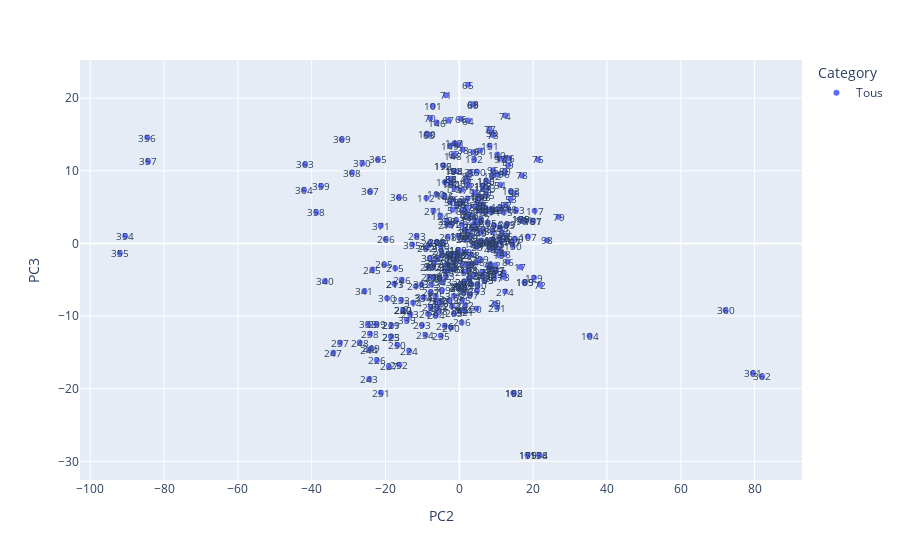

Notebook source saved alongside this figure:
### Code cell
plot_pca_score(score,labels=labels,x=1,y=2)

### Figure 1 — Plotly figure (JSON) as saved in the notebook; plotly's stock layout.template omitted (floating-point values rounded to 4 significant figures; data arrays with more than 128 entries replaced by an {"elided": "..."} marker saying what was removed)
{"data": [{"hovertemplate": "Category=Tous<br>PC2=%{x}<br>PC3=%{y}<extra></extra>", "legendgroup": "Tous", "marker": {"color": "#636efa", "symbol": "circle"}, "mode": "markers", "name": "Tous", "orientation": "v", "showlegend": true, "type": "scatter", "x": {"elided": "372 float values"}, "xaxis": "x", "y": {"elided": "372 float values"}, "yaxis": "y"}], "layout": {"annotations": [{"font": {"size": 10}, "showarrow": false, "text": "0", "x": 8.35, "y": -0.4052}, {"font": {"size": 10}, "showarrow": false, "text": "1", "x": 4.423, "y": 2.456}, {"font": {"size": 10}, "showarrow": false, "text": "2", "x": 6.164, "y": -3.993}, {"font": {"size": 10}, "showarrow": false, "text": "3", "x": 7.757, "y": -3.057}, {"font": {"size": 10}, "showarrow": false, "text": "4", "x": 8.228, "y": -2.871}, {"font": {"size": 10}, "showarrow": false, "text": "5", "x": 12.02, "y": -4.002}, {"font": {"size": 10}, "showarrow": false, "text": "6", "x": 2.665, "y": -4.707}, {"font": {"size": 10}, "showarrow": false, "text": "7", "x": 2.778, "y": -4.896}, {"font": {"size": 10}, "showarrow": false, "text": "8", "x": 6.52, "y": 4.392}, {"font": {"size": 10}, "showarrow": false, "text": "9", "x": 8.588, "y": 0.4668}, {"font": {"size": 10}, "showarrow": false, "text": "10", "x": 1.849, "y": -1.173}, {"font": {"size": 10}, "showarrow": false, "text": "11", "x": 4.119, "y": 1.971}, {"font": {"size": 10}, "showarrow": false, "text": "12", "x": 9.718, "y": -3.004}, {"font": {"size": 10}, "showarrow": false, "text": "13", "x": 12.13, "y": -4.626}, {"font": {"size": 10}, "showarrow": false, "text": "14", "x": 10.53, "y": -0.6569}, {"font": {"size": 10}, "showarrow": false, "text": "15", "x": 9.732, "y": -0.7733}, {"font": {"size": 10}, "showarrow": false, "text": "16", "x": 5.067, "y": 3.037}, {"font": {"size": 10}, "showarrow": false, "text": "17", "x": 16.53, "y": -3.25}, {"font": {"size": 10}, "showarrow": false, "text": "18", "x": 12.25, "y": -1.435}, {"font": {"size": 10}, "showarrow": false, "text": "19", "x": 10.86, "y": -1.651}, {"font": {"size": 10}, "showarrow": false, "text": "20", "x": 4.643, "y": -8.994}, {"font": {"size": 10}, "showarrow": false, "text": "21", "x": 1.143, "y": -6.546}, {"font": {"size": 10}, "showarrow": false, "text": "22", "x": 1.262, "y": 0.7304}, {"font": {"size": 10}, "showarrow": false, "text": "23", "x": 4.664, "y": -0.4777}, {"font": {"size": 10}, "showarrow": false, "text": "24", "x": 8.096, "y": -3.486}, {"font": {"size": 10}, "showarrow": false, "text": "25", "x": 8.915, "y": -3.609}, {"font": {"size": 10}, "showarrow": false, "text": "26", "x": 0.7284, "y": 2.62}, {"font": {"size": 10}, "showarrow": false, "text": "27", "x": 5.604, "y": -0.201}, {"font": {"size": 10}, "showarrow": false, "text": "28", "x": 3.251, "y": -3.018}, {"font": {"size": 10}, "showarrow": false, "text": "29", "x": 9.684, "y": -8.262}, {"font": {"size": 10}, "showarrow": false, "text": "30", "x": 5.935, "y": 1.64}, {"font": {"size": 10}, "showarrow": false, "text": "31", "x": 3.49, "y": 3.589}, {"font": {"size": 10}, "showarrow": false, "text": "32", "x": 2.759, "y": 7.976}, {"font": {"size": 10}, "showarrow": false, "text": "33", "x": 8.024, "y": 4.451}, {"font": {"size": 10}, "showarrow": false, "text": "34", "x": 5.048, "y": 5.867}, {"font": {"size": 10}, "showarrow": false, "text": "35", "x": 6.471, "y": 5.355}, {"font": {"size": 10}, "showarrow": false, "text": "36", "x": 0.2858, "y": 5.427}, {"font": {"size": 10}, "showarrow": false, "text": "37", "x": 1.969, "y": 4.868}, {"font": {"size": 10}, "showarrow": false, "text": "38", "x": 0.9521, "y": 12.93}, {"font": {"size": 10}, "showarrow": false, "text": "39", "x": 2.935, "y": 9.849}, {"font": {"size": 10}, "showarrow": false, "text": "40", "x": 5.696, "y": 5.028}, {"font": {"size": 10}, "showarrow": false, "text": "41", "x": 5.246, "y": 4.55}, {"font": {"size": 10}, "showarrow": false, "text": "42", "x": -4.355, "y": 0.08322}, {"font": {"size": 10}, "showarrow": false, "text": "43", "x": -1.583, "y": -1.427}, {"font": {"size": 10}, "showarrow": false, "text": "44", "x": -1.411, "y": 9.91}, {"font": {"size": 10}, "showarrow": false, "text": "45", "x": 1.916, "y": 8.832}, {"font": {"size": 10}, "showarrow": false, "text": "46", "x": -1.649, "y": 6.091}, {"font": {"size": 10}, "showarrow": false, "text": "47", "x": 0.6656, "y": 7.385}, {"font": {"size": 10}, "showarrow": false, "text": "48", "x": 8.284, "y": -0.7526}, {"font": {"size": 10}, "showarrow": false, "text": "49", "x": 5.802, "y": 1.464}, {"font": {"size": 10}, "showarrow": false, "text": "50", "x": -2.461, "y": 5.673}, {"font": {"size": 10}, "showarrow": false, "text": "51", "x": -1.803, "y": 4.632}, {"font": {"size": 10}, "showarrow": false, "text": "52", "x": 10.88, "y": -1.243}, {"font": {"size": 10}, "showarrow": false, "text": "53", "x": 13.91, "y": 6.126}, {"font": {"size": 10}, "showarrow": false, "text": "54", "x": 11.08, "y": 8.081}, {"font": {"size": 10}, "showarrow": false, "text": "55", "x": 14.75, "y": 6.909}, {"font": {"size": 10}, "showarrow": false, "text": "56", "x": 12.79, "y": 1.073}, {"font": {"size": 10}, "showarrow": false, "text": "57", "x": 12.53, "y": 5.316}, {"font": {"size": 10}, "showarrow": false, "text": "58", "x": 8.76, "y": 15.23}, {"font": {"size": 10}, "showarrow": false, "text": "59", "x": 13.24, "y": 10.82}, {"font": {"size": 10}, "showarrow": false, "text": "60", "x": 5.642, "y": 12.78}, {"font": {"size": 10}, "showarrow": false, "text": "61", "x": 1.894, "y": 8.371}, {"font": {"size": 10}, "showarrow": false, "text": "62", "x": -1.447, "y": 12.33}, {"font": {"size": 10}, "showarrow": false, "text": "63", "x": -8.155, "y": 14.96}, {"font": {"size": 10}, "showarrow": false, "text": "64", "x": 2.379, "y": 16.93}, {"font": {"size": 10}, "showarrow": false, "text": "65", "x": 2.371, "y": 21.85}, {"font": {"size": 10}, "showarrow": false, "text": "66", "x": 0.4033, "y": 17.16}, {"font": {"size": 10}, "showarrow": false, "text": "67", "x": -3.046, "y": 16.94}, {"font": {"size": 10}, "showarrow": false, "text": "68", "x": 3.807, "y": 19.16}, {"font": {"size": 10}, "showarrow": false, "text": "69", "x": 3.743, "y": 19.09}, {"font": {"size": 10}, "showarrow": false, "text": "70", "x": -7.868, "y": 17.29}, {"font": {"size": 10}, "showarrow": false, "text": "71", "x": -3.631, "y": 20.4}, {"font": {"size": 10}, "showarrow": false, "text": "72", "x": 21.85, "y": -5.694}, {"font": {"size": 10}, "showarrow": false, "text": "73", "x": 9.082, "y": 14.94}, {"font": {"size": 10}, "showarrow": false, "text": "74", "x": 12.46, "y": 17.6}, {"font": {"size": 10}, "showarrow": false, "text": "75", "x": 21.31, "y": 11.57}, {"font": {"size": 10}, "showarrow": false, "text": "76", "x": 13.5, "y": 11.75}, {"font": {"size": 10}, "showarrow": false, "text": "77", "x": 8.183, "y": 15.79}, {"font": {"size": 10}, "showarrow": false, "text": "78", "x": 16.95, "y": 9.368}, {"font": {"size": 10}, "showarrow": false, "text": "79", "x": 26.92, "y": 3.635}, {"font": {"size": 10}, "showarrow": false, "text": "80", "x": 12.38, "y": 9.916}, {"font": {"size": 10}, "showarrow": false, "text": "81", "x": 10.27, "y": 9.524}, {"font": {"size": 10}, "showarrow": false, "text": "82", "x": 4.292, "y": 5.076}, {"font": {"size": 10}, "showarrow": false, "text": "83", "x": -2.238, "y": 8.85}, {"font": {"size": 10}, "showarrow": false, "text": "84", "x": -2.238, "y": 8.85}, {"font": {"size": 10}, "showarrow": false, "text": "85", "x": -2.238, "y": 8.85}, {"font": {"size": 10}, "showarrow": false, "text": "86", "x": 13.08, "y": -2.512}, {"font": {"size": 10}, "showarrow": false, "text": "87", "x": 10.79, "y": 4.617}, {"font": {"size": 10}, "showarrow": false, "text": "88", "x": 0.7293, "y": 4.5}, {"font": {"size": 10}, "showarrow": false, "text": "89", "x": 3.82, "y": 12.57}, {"font": {"size": 10}, "showarrow": false, "text": "90", "x": 0.9792, "y": 5.78}, {"font": {"size": 10}, "showarrow": false, "text": "91", "x": -0.1593, "y": 13.64}, {"font": {"size": 10}, "showarrow": false, "text": "92", "x": 2.266, "y": 9.294}, {"font": {"size": 10}, "showarrow": false, "text": "93", "x": 4.142, "y": 7.015}, {"font": {"size": 10}, "showarrow": false, "text": "94", "x": 1.711, "y": 3.668}, {"font": {"size": 10}, "showarrow": false, "text": "95", "x": 9.135, "y": 10.07}, {"font": {"size": 10}, "showarrow": false, "text": "96", "x": 12.18, "y": 9.629}, {"font": {"size": 10}, "showarrow": false, "text": "97", "x": 10.92, "y": 11.66}, {"font": {"size": 10}, "showarrow": false, "text": "98", "x": 23.8, "y": 0.4502}, {"font": {"size": 10}, "showarrow": false, "text": "99", "x": 16.91, "y": 3.125}, {"font": {"size": 10}, "showarrow": false, "text": "100", "x": -8.815, "y": 15.12}, {"font": {"size": 10}, "showarrow": false, "text": "101", "x": -7.186, "y": 18.91}, {"font": {"size": 10}, "showarrow": false, "text": "102", "x": 8.835, "y": 9.328}, {"font": {"size": 10}, "showarrow": false, "text": "103", "x": 14.05, "y": 7.165}, {"font": {"size": 10}, "showarrow": false, "text": "104", "x": 35.29, "y": -12.69}, {"font": {"size": 10}, "showarrow": false, "text": "105", "x": 7.207, "y": 6.704}, {"font": {"size": 10}, "showarrow": false, "text": "106", "x": 9.414, "y": 2.476}, {"font": {"size": 10}, "showarrow": false, "text": "107", "x": 18.55, "y": 0.947}, {"font": {"size": 10}, "showarrow": false, "text": "108", "x": 6.528, "y": 1.994}, {"font": {"size": 10}, "showarrow": false, "text": "109", "x": 15.04, "y": 0.6361}, {"font": {"size": 10}, "showarrow": false, "text": "110", "x": -6.183, "y": 6.787}, {"font": {"size": 10}, "showarrow": false, "text": "111", "x": 2.133, "y": 4.136}, {"font": {"size": 10}, "showarrow": false, "text": "112", "x": -8.894, "y": 6.268}, {"font": {"size": 10}, "showarrow": false, "text": "113", "x": 6.025, "y": 6.41}, {"font": {"size": 10}, "showarrow": false, "text": "114", "x": -3.898, "y": 8.439}, {"font": {"size": 10}, "showarrow": false, "text": "115", "x": 12.02, "y": 4.292}, {"font": {"size": 10}, "showarrow": false, "text": "116", "x": 13.24, "y": 4.736}, {"font": {"size": 10}, "showarrow": false, "text": "117", "x": 20.43, "y": 4.519}, {"font": {"size": 10}, "showarrow": false, "text": "118", "x": 1.904, "y": -2.853}, {"font": {"size": 10}, "showarrow": false, "text": "119", "x": 11.41, "y": 0.2934}, {"font": {"size": 10}, "showarrow": false, "text": "120", "x": 5.511, "y": 0.1958}, {"font": {"size": 10}, "showarrow": false, "text": "121", "x": 11.71, "y": 0.3775}, {"font": {"size": 10}, "showarrow": false, "text": "122", "x": -4.126, "y": 6.615}, {"font": {"size": 10}, "showarrow": false, "text": "123", "x": 11.1, "y": 5.008}, {"font": {"size": 10}, "showarrow": false, "text": "124", "x": -5.126, "y": 3.84}, {"font": {"size": 10}, "showarrow": false, "text": "125", "x": 4.922, "y": 5.327}, {"font": {"size": 10}, "showarrow": false, "text": "126", "x": -1.337, "y": 7.645}, {"font": {"size": 10}, "showarrow": false, "text": "127", "x": 7.24, "y": 4.384}, {"font": {"size": 10}, "showarrow": false, "text": "128", "x": 3.876, "y": -4.395}, {"font": {"size": 10}, "showarrow": false, "text": "129", "x": 20.24, "y": -4.726}, {"font": {"size": 10}, "showarrow": false, "text": "130", "x": 14.49, "y": -0.3432}, {"font": {"size": 10}, "showarrow": false, "text": "131", "x": 17.41, "y": 3.173}, {"font": {"size": 10}, "showarrow": false, "text": "132", "x": 4.039, "y": 11.56}, {"font": {"size": 10}, "showarrow": false, "text": "133", "x": 7.61, "y": 7.576}, {"font": {"size": 10}, "showarrow": false, "text": "134", "x": -0.5821, "y": 5.267}, {"font": {"size": 10}, "showarrow": false, "text": "135", "x": 0.4293, "y": 5.766}, {"font": {"size": 10}, "showarrow": false, "text": "136", "x": -3.979, "y": 6.474}, {"font": {"size": 10}, "showarrow": false, "text": "137", "x": 5.912, "y": 3.337}, {"font": {"size": 10}, "showarrow": false, "text": "138", "x": 3.732, "y": -0.07752}, {"font": {"size": 10}, "showarrow": false, "text": "139", "x": 11.52, "y": 1.434}, {"font": {"size": 10}, "showarrow": false, "text": "140", "x": 10.28, "y": 12.24}, {"font": {"size": 10}, "showarrow": false, "text": "141", "x": 12.31, "y": 11.67}, {"font": {"size": 10}, "showarrow": false, "text": "142", "x": 3.585, "y": 2.54}, {"font": {"size": 10}, "showarrow": false, "text": "143", "x": 12.71, "y": 2.557}, {"font": {"size": 10}, "showarrow": false, "text": "144", "x": 8.268, "y": 4.683}, {"font": {"size": 10}, "showarrow": false, "text": "145", "x": 6.413, "y": 7.507}, {"font": {"size": 10}, "showarrow": false, "text": "146", "x": -6.143, "y": 16.64}, {"font": {"size": 10}, "showarrow": false, "text": "147", "x": -1.327, "y": 13.78}, {"font": {"size": 10}, "showarrow": false, "text": "148", "x": -1.632, "y": 12.1}, {"font": {"size": 10}, "showarrow": false, "text": "149", "x": -2.519, "y": 13.48}, {"font": {"size": 10}, "showarrow": false, "text": "150", "x": 4.788, "y": 9.872}, {"font": {"size": 10}, "showarrow": false, "text": "151", "x": 8.202, "y": 13.45}, {"font": {"size": 10}, "showarrow": false, "text": "152", "x": 9.243, "y": 4.564}, {"font": {"size": 10}, "showarrow": false, "text": "153", "x": 15.36, "y": 4.563}, {"font": {"size": 10}, "showarrow": false, "text": "154", "x": 21.72, "y": -29.16}, {"font": {"size": 10}, "showarrow": false, "text": "155", "x": 18.51, "y": -29.13}, {"font": {"size": 10}, "showarrow": false, "text": "156", "x": 7.341, "y": 8.613}, {"font": {"size": 10}, "showarrow": false, "text": "157", "x": 20.01, "y": 3.109}, {"font": {"size": 10}, "showarrow": false, "text": "158", "x": -1.377, "y": -1.834}, {"font": {"size": 10}, "showarrow": false, "text": "159", "x": 9.38, "y": -4.159}, {"font": {"size": 10}, "showarrow": false, "text": "160", "x": -2.198, "y": 8.229}, {"font": {"size": 10}, "showarrow": false, "text": "161", "x": 9.889, "y": -0.04717}, {"font": {"size": 10}, "showarrow": false, "text": "162", "x": -0.2858, "y": -0.8928}, {"font": {"size": 10}, "showarrow": false, "text": "163", "x": 9.066, "y": 0.5254}, {"font": {"size": 10}, "showarrow": false, "text": "164", "x": 2.647, "y": -3.604}, {"font": {"size": 10}, "showarrow": false, "text": "165", "x": 17.73, "y": -5.352}, {"font": {"size": 10}, "showarrow": false, "text": "166", "x": 5.211, "y": 6.381}, {"font": {"size": 10}, "showarrow": false, "text": "167", "x": 14.19, "y": 0.2322}, {"font": {"size": 10}, "showarrow": false, "text": "168", "x": 14.71, "y": -20.6}, {"font": {"size": 10}, "showarrow": false, "text": "169", "x": 6.846, "y": -5.065}, {"font": {"size": 10}, "showarrow": false, "text": "170", "x": -0.08929, "y": 0.9785}, {"font": {"size": 10}, "showarrow": false, "text": "171", "x": 10.97, "y": 0.7056}, {"font": {"size": 10}, "showarrow": false, "text": "172", "x": -4.309, "y": 10.72}, {"font": {"size": 10}, "showarrow": false, "text": "173", "x": 6.383, "y": 7.937}, {"font": {"size": 10}, "showarrow": false, "text": "174", "x": -1.475, "y": 9.926}, {"font": {"size": 10}, "showarrow": false, "text": "175", "x": 16.61, "y": 3.302}, {"font": {"size": 10}, "showarrow": false, "text": "176", "x": -1.457, "y": -2.311}, {"font": {"size": 10}, "showarrow": false, "text": "177", "x": 9.872, "y": -3.654}, {"font": {"size": 10}, "showarrow": false, "text": "178", "x": 21.72, "y": -29.16}, {"font": {"size": 10}, "showarrow": false, "text": "179", "x": 18.51, "y": -29.13}, {"font": {"size": 10}, "showarrow": false, "text": "180", "x": 7.341, "y": 8.613}, {"font": {"size": 10}, "showarrow": false, "text": "181", "x": 20.01, "y": 3.109}, {"font": {"size": 10}, "showarrow": false, "text": "182", "x": -1.377, "y": -1.834}, {"font": {"size": 10}, "showarrow": false, "text": "183", "x": 9.38, "y": -4.159}, {"font": {"size": 10}, "showarrow": false, "text": "184", "x": -2.198, "y": 8.229}, {"font": {"size": 10}, "showarrow": false, "text": "185", "x": 9.889, "y": -0.04717}, {"font": {"size": 10}, "showarrow": false, "text": "186", "x": -0.2858, "y": -0.8928}, {"font": {"size": 10}, "showarrow": false, "text": "187", "x": 9.066, "y": 0.5254}, {"font": {"size": 10}, "showarrow": false, "text": "188", "x": 2.647, "y": -3.604}, {"font": {"size": 10}, "showarrow": false, "text": "189", "x": 17.73, "y": -5.352}, {"font": {"size": 10}, "showarrow": false, "text": "190", "x": 5.211, "y": 6.381}, {"font": {"size": 10}, "showarrow": false, "text": "191", "x": 14.19, "y": 0.2322}, {"font": {"size": 10}, "showarrow": false, "text": "192", "x": 14.71, "y": -20.6}, {"font": {"size": 10}, "showarrow": false, "text": "193", "x": 6.846, "y": -5.065}, {"font": {"size": 10}, "showarrow": false, "text": "194", "x": -0.08929, "y": 0.9785}, {"font": {"size": 10}, "showarrow": false, "text": "195", "x": 10.97, "y": 0.7056}, {"font": {"size": 10}, "showarrow": false, "text": "196", "x": -4.309, "y": 10.72}, {"font": {"size": 10}, "showarrow": false, "text": "197", "x": 6.383, "y": 7.937}, {"font": {"size": 10}, "showarrow": false, "text": "198", "x": -1.475, "y": 9.926}, {"font": {"size": 10}, "showarrow": false, "text": "199", "x": 16.61, "y": 3.302}, {"font": {"size": 10}, "showarrow": false, "text": "200", "x": -1.457, "y": -2.311}, {"font": {"size": 10}, "showarrow": false, "text": "201", "x": 9.872, "y": -3.654}, {"font": {"size": 10}, "showarrow": false, "text": "202", "x": -0.3288, "y": -5.856}, {"font": {"size": 10}, "showarrow": false, "text": "203", "x": 1.332, "y": -5.25}, {"font": {"size": 10}, "showarrow": false, "text": "204", "x": -5.935, "y": -8.741}, {"font": {"size": 10}, "showarrow": false, "text": "205", "x": -1.415, "y": -9.634}, {"font": {"size": 10}, "showarrow": false, "text": "206", "x": -6.077, "y": 0.1607}, {"font": {"size": 10}, "showarrow": false, "text": "207", "x": 2.898, "y": -7.051}, {"font": {"size": 10}, "showarrow": false, "text": "208", "x": -6.077, "y": 0.1607}, {"font": {"size": 10}, "showarrow": false, "text": "209", "x": -2.656, "y": -7.841}, {"font": {"size": 10}, "showarrow": false, "text": "210", "x": 6.605, "y": -4.434}, {"font": {"size": 10}, "showarrow": false, "text": "211", "x": -17.56, "y": -5.563}, {"font": {"size": 10}, "showarrow": false, "text": "212", "x": -1.916, "y": -8.656}, {"font": {"size": 10}, "showarrow": false, "text": "213", "x": -17.56, "y": -5.563}, {"font": {"size": 10}, "showarrow": false, "text": "214", "x": -1.916, "y": -8.656}, {"font": {"size": 10}, "showarrow": false, "text": "215", "x": -17.32, "y": -3.414}, {"font": {"size": 10}, "showarrow": false, "text": "216", "x": 0.6311, "y": -10.87}, {"font": {"size": 10}, "showarrow": false, "text": "217", "x": -8.463, "y": -9.688}, {"font": {"size": 10}, "showarrow": false, "text": "218", "x": -11.79, "y": -5.889}, {"font": {"size": 10}, "showarrow": false, "text": "219", "x": -18.4, "y": -11.28}, {"font": {"size": 10}, "showarrow": false, "text": "220", "x": -15.13, "y": -9.206}, {"font": {"size": 10}, "showarrow": false, "text": "221", "x": -18.4, "y": -11.28}, {"font": {"size": 10}, "showarrow": false, "text": "222", "x": -15.13, "y": -9.206}, {"font": {"size": 10}, "showarrow": false, "text": "223", "x": -18.45, "y": -12.81}, {"font": {"size": 10}, "showarrow": false, "text": "224", "x": -13.58, "y": -14.77}, {"font": {"size": 10}, "showarrow": false, "text": "225", "x": -18.45, "y": -12.81}, {"font": {"size": 10}, "showarrow": false, "text": "226", "x": -22.35, "y": -16.08}, {"font": {"size": 10}, "showarrow": false, "text": "227", "x": -19.1, "y": -16.92}, {"font": {"size": 10}, "showarrow": false, "text": "228", "x": 1.057, "y": -2.814}, {"font": {"size": 10}, "showarrow": false, "text": "229", "x": 5.733, "y": -2.204}, {"font": {"size": 10}, "showarrow": false, "text": "230", "x": 4.96, "y": -5.73}, {"font": {"size": 10}, "showarrow": false, "text": "231", "x": 10.3, "y": -8.822}, {"font": {"size": 10}, "showarrow": false, "text": "232", "x": -15.73, "y": -7.779}, {"font": {"size": 10}, "showarrow": false, "text": "233", "x": -13.28, "y": -9.758}, {"font": {"size": 10}, "showarrow": false, "text": "234", "x": -9.19, "y": -12.59}, {"font": {"size": 10}, "showarrow": false, "text": "235", "x": -4.998, "y": -12.7}, {"font": {"size": 10}, "showarrow": false, "text": "236", "x": -3.93, "y": -11.34}, {"font": {"size": 10}, "showarrow": false, "text": "237", "x": -32.33, "y": -13.65}, {"font": {"size": 10}, "showarrow": false, "text": "238", "x": -24.2, "y": -12.44}, {"font": {"size": 10}, "showarrow": false, "text": "239", "x": -22.43, "y": -11.12}, {"font": {"size": 10}, "showarrow": false, "text": "240", "x": -15.23, "y": -9.181}, {"font": {"size": 10}, "showarrow": false, "text": "241", "x": 0.1281, "y": -9.216}, {"font": {"size": 10}, "showarrow": false, "text": "242", "x": 1.623, "y": -8.516}, {"font": {"size": 10}, "showarrow": false, "text": "243", "x": -24.39, "y": -18.65}, {"font": {"size": 10}, "showarrow": false, "text": "244", "x": -24.42, "y": -14.61}, {"font": {"size": 10}, "showarrow": false, "text": "245", "x": -23.53, "y": -3.593}, {"font": {"size": 10}, "showarrow": false, "text": "246", "x": -15.63, "y": -5.008}, {"font": {"size": 10}, "showarrow": false, "text": "247", "x": -34.14, "y": -15.06}, {"font": {"size": 10}, "showarrow": false, "text": "248", "x": -27.01, "y": -13.64}, {"font": {"size": 10}, "showarrow": false, "text": "249", "x": -23.82, "y": -14.44}, {"font": {"size": 10}, "showarrow": false, "text": "250", "x": -16.77, "y": -14.0}, {"font": {"size": 10}, "showarrow": false, "text": "251", "x": -21.25, "y": -20.54}, {"font": {"size": 10}, "showarrow": false, "text": "252", "x": -16.22, "y": -16.7}, {"font": {"size": 10}, "showarrow": false, "text": "253", "x": -2.557, "y": -3.078}, {"font": {"size": 10}, "showarrow": false, "text": "254", "x": 1.153, "y": -3.918}, {"font": {"size": 10}, "showarrow": false, "text": "255", "x": 0.7862, "y": -7.802}, {"font": {"size": 10}, "showarrow": false, "text": "256", "x": 1.144, "y": -6.726}, {"font": {"size": 10}, "showarrow": false, "text": "257", "x": 2.297, "y": 1.582}, {"font": {"size": 10}, "showarrow": false, "text": "258", "x": 1.332, "y": -5.25}, {"font": {"size": 10}, "showarrow": false, "text": "259", "x": 2.691, "y": 0.7498}, {"font": {"size": 10}, "showarrow": false, "text": "260", "x": 2.208, "y": 1.609}, {"font": {"size": 10}, "showarrow": false, "text": "261", "x": 3.127, "y": 3.723}, {"font": {"size": 10}, "showarrow": false, "text": "262", "x": 3.379, "y": 2.21}, {"font": {"size": 10}, "showarrow": false, "text": "263", "x": -0.8335, "y": 3.232}, {"font": {"size": 10}, "showarrow": false, "text": "264", "x": 3.032, "y": 1.062}, {"font": {"size": 10}, "showarrow": false, "text": "265", "x": -20.28, "y": -2.892}, {"font": {"size": 10}, "showarrow": false, "text": "266", "x": -19.94, "y": 0.6174}, {"font": {"size": 10}, "showarrow": false, "text": "267", "x": -8.036, "y": 0.03649}, {"font": {"size": 10}, "showarrow": false, "text": "268", "x": -3.135, "y": 0.9087}, {"font": {"size": 10}, "showarrow": false, "text": "269", "x": -6.309, "y": -7.862}, {"font": {"size": 10}, "showarrow": false, "text": "270", "x": -2.257, "y": -11.57}, {"font": {"size": 10}, "showarrow": false, "text": "271", "x": -7.0, "y": 4.502}, {"font": {"size": 10}, "showarrow": false, "text": "272", "x": 1.515, "y": 0.6694}, {"font": {"size": 10}, "showarrow": false, "text": "273", "x": 6.35, "y": -3.975}, {"font": {"size": 10}, "showarrow": false, "text": "274", "x": 12.47, "y": -6.629}, {"font": {"size": 10}, "showarrow": false, "text": "275", "x": 4.285, "y": 3.033}, {"font": {"size": 10}, "showarrow": false, "text": "276", "x": 3.016, "y": 3.887}, {"font": {"size": 10}, "showarrow": false, "text": "277", "x": -3.284, "y": 2.567}, {"font": {"size": 10}, "showarrow": false, "text": "278", "x": 3.234, "y": -1.525}, {"font": {"size": 10}, "showarrow": false, "text": "279", "x": 2.249, "y": 6.186}, {"font": {"size": 10}, "showarrow": false, "text": "280", "x": 7.248, "y": 4.758}, {"font": {"size": 10}, "showarrow": false, "text": "281", "x": -8.224, "y": -3.244}, {"font": {"size": 10}, "showarrow": false, "text": "282", "x": -8.988, "y": -0.6252}, {"font": {"size": 10}, "showarrow": false, "text": "283", "x": -11.58, "y": 1.015}, {"font": {"size": 10}, "showarrow": false, "text": "284", "x": -5.885, "y": -2.036}, {"font": {"size": 10}, "showarrow": false, "text": "285", "x": -4.756, "y": -1.474}, {"font": {"size": 10}, "showarrow": false, "text": "286", "x": -0.2813, "y": -1.401}, {"font": {"size": 10}, "showarrow": false, "text": "287", "x": -7.768, "y": -6.709}, {"font": {"size": 10}, "showarrow": false, "text": "288", "x": -8.05, "y": -4.625}, {"font": {"size": 10}, "showarrow": false, "text": "289", "x": -2.983, "y": -1.502}, {"font": {"size": 10}, "showarrow": false, "text": "290", "x": -3.796, "y": -3.889}, {"font": {"size": 10}, "showarrow": false, "text": "291", "x": 0.0513, "y": -6.136}, {"font": {"size": 10}, "showarrow": false, "text": "292", "x": -4.846, "y": -0.9978}, {"font": {"size": 10}, "showarrow": false, "text": "293", "x": -10.13, "y": -11.26}, {"font": {"size": 10}, "showarrow": false, "text": "294", "x": -6.396, "y": -9.9}, {"font": {"size": 10}, "showarrow": false, "text": "295", "x": -7.758, "y": -8.791}, {"font": {"size": 10}, "showarrow": false, "text": "296", "x": -6.947, "y": -4.658}, {"font": {"size": 10}, "showarrow": false, "text": "297", "x": -5.29, "y": -4.752}, {"font": {"size": 10}, "showarrow": false, "text": "298", "x": 11.09, "y": 2.164}, {"font": {"size": 10}, "showarrow": false, "text": "299", "x": 13.04, "y": 2.665}, {"font": {"size": 10}, "showarrow": false, "text": "300", "x": 6.01, "y": 0.3996}, {"font": {"size": 10}, "showarrow": false, "text": "301", "x": 9.623, "y": -0.1482}, {"font": {"size": 10}, "showarrow": false, "text": "302", "x": 1.44, "y": 1.908}, {"font": {"size": 10}, "showarrow": false, "text": "303", "x": 4.726, "y": 0.0315}, {"font": {"size": 10}, "showarrow": false, "text": "304", "x": 7.454, "y": 0.06709}, {"font": {"size": 10}, "showarrow": false, "text": "305", "x": 7.677, "y": 2.884}, {"font": {"size": 10}, "showarrow": false, "text": "306", "x": -7.993, "y": -2.048}, {"font": {"size": 10}, "showarrow": false, "text": "307", "x": -6.882, "y": -2.669}, {"font": {"size": 10}, "showarrow": false, "text": "308", "x": -5.477, "y": -9.265}, {"font": {"size": 10}, "showarrow": false, "text": "309", "x": -4.728, "y": -6.431}, {"font": {"size": 10}, "showarrow": false, "text": "310", "x": -19.54, "y": -7.551}, {"font": {"size": 10}, "showarrow": false, "text": "311", "x": -9.642, "y": -7.424}, {"font": {"size": 10}, "showarrow": false, "text": "312", "x": -10.24, "y": -5.639}, {"font": {"size": 10}, "showarrow": false, "text": "313", "x": -7.493, "y": -5.649}, {"font": {"size": 10}, "showarrow": false, "text": "314", "x": -12.5, "y": -8.177}, {"font": {"size": 10}, "showarrow": false, "text": "315", "x": -6.407, "y": -7.253}, {"font": {"size": 10}, "showarrow": false, "text": "316", "x": -1.43, "y": -7.184}, {"font": {"size": 10}, "showarrow": false, "text": "317", "x": -5.213, "y": -7.958}, {"font": {"size": 10}, "showarrow": false, "text": "318", "x": -0.06013, "y": -5.957}, {"font": {"size": 10}, "showarrow": false, "text": "319", "x": -3.332, "y": -2.787}, {"font": {"size": 10}, "showarrow": false, "text": "320", "x": -5.355, "y": -8.242}, {"font": {"size": 10}, "showarrow": false, "text": "321", "x": 1.635, "y": -9.372}, {"font": {"size": 10}, "showarrow": false, "text": "322", "x": -2.954, "y": -3.192}, {"font": {"size": 10}, "showarrow": false, "text": "323", "x": -3.609, "y": -4.545}, {"font": {"size": 10}, "showarrow": false, "text": "324", "x": 2.691, "y": -1.615}, {"font": {"size": 10}, "showarrow": false, "text": "325", "x": 9.003, "y": 1.654}, {"font": {"size": 10}, "showarrow": false, "text": "326", "x": -0.5374, "y": -1.592}, {"font": {"size": 10}, "showarrow": false, "text": "327", "x": -1.121, "y": -2.527}, {"font": {"size": 10}, "showarrow": false, "text": "328", "x": -3.41, "y": 3.114}, {"font": {"size": 10}, "showarrow": false, "text": "329", "x": -8.348, "y": -0.2939}, {"font": {"size": 10}, "showarrow": false, "text": "330", "x": -5.019, "y": -0.3514}, {"font": {"size": 10}, "showarrow": false, "text": "331", "x": -2.657, "y": -1.771}, {"font": {"size": 10}, "showarrow": false, "text": "332", "x": -7.326, "y": -3.255}, {"font": {"size": 10}, "showarrow": false, "text": "333", "x": -7.088, "y": -3.169}, {"font": {"size": 10}, "showarrow": false, "text": "334", "x": -9.78, "y": -7.441}, {"font": {"size": 10}, "showarrow": false, "text": "335", "x": -12.76, "y": -0.1446}, {"font": {"size": 10}, "showarrow": false, "text": "336", "x": -2.63, "y": -3.538}, {"font": {"size": 10}, "showarrow": false, "text": "337", "x": 0.4152, "y": -5.584}, {"font": {"size": 10}, "showarrow": false, "text": "338", "x": -24.77, "y": -11.13}, {"font": {"size": 10}, "showarrow": false, "text": "339", "x": -14.23, "y": -10.55}, {"font": {"size": 10}, "showarrow": false, "text": "340", "x": -36.4, "y": -5.186}, {"font": {"size": 10}, "showarrow": false, "text": "341", "x": -25.7, "y": -6.537}, {"font": {"size": 10}, "showarrow": false, "text": "342", "x": -0.1892, "y": -6.148}, {"font": {"size": 10}, "showarrow": false, "text": "343", "x": -4.528, "y": -5.355}, {"font": {"size": 10}, "showarrow": false, "text": "344", "x": 1.108, "y": -9.158}, {"font": {"size": 10}, "showarrow": false, "text": "345", "x": -1.417, "y": -3.56}, {"font": {"size": 10}, "showarrow": false, "text": "346", "x": 3.271, "y": -5.616}, {"font": {"size": 10}, "showarrow": false, "text": "347", "x": 9.418, "y": -4.745}, {"font": {"size": 10}, "showarrow": false, "text": "348", "x": 4.615, "y": -2.585}, {"font": {"size": 10}, "showarrow": false, "text": "349", "x": 6.262, "y": -4.468}, {"font": {"size": 10}, "showarrow": false, "text": "350", "x": -2.746, "y": -3.289}, {"font": {"size": 10}, "showarrow": false, "text": "351", "x": -2.207, "y": 2.657}, {"font": {"size": 10}, "showarrow": false, "text": "352", "x": 0.7211, "y": -5.799}, {"font": {"size": 10}, "showarrow": false, "text": "353", "x": 4.798, "y": -6.493}, {"font": {"size": 10}, "showarrow": false, "text": "354", "x": -90.51, "y": 1.034}, {"font": {"size": 10}, "showarrow": false, "text": "355", "x": -91.97, "y": -1.299}, {"font": {"size": 10}, "showarrow": false, "text": "356", "x": -84.51, "y": 14.58}, {"font": {"size": 10}, "showarrow": false, "text": "357", "x": -84.35, "y": 11.31}, {"font": {"size": 10}, "showarrow": false, "text": "358", "x": -38.75, "y": 4.291}, {"font": {"size": 10}, "showarrow": false, "text": "359", "x": -37.45, "y": 7.92}, {"font": {"size": 10}, "showarrow": false, "text": "360", "x": 72.14, "y": -9.202}, {"font": {"size": 10}, "showarrow": false, "text": "361", "x": 79.59, "y": -17.85}, {"font": {"size": 10}, "showarrow": false, "text": "362", "x": 82.05, "y": -18.31}, {"font": {"size": 10}, "showarrow": false, "text": "363", "x": -41.74, "y": 10.92}, {"font": {"size": 10}, "showarrow": false, "text": "364", "x": -42.08, "y": 7.4}, {"font": {"size": 10}, "showarrow": false, "text": "365", "x": -22.06, "y": 11.56}, {"font": {"size": 10}, "showarrow": false, "text": "366", "x": -16.36, "y": 6.353}, {"font": {"size": 10}, "showarrow": false, "text": "367", "x": -24.14, "y": 7.167}, {"font": {"size": 10}, "showarrow": false, "text": "368", "x": -29.07, "y": 9.766}, {"font": {"size": 10}, "showarrow": false, "text": "369", "x": -31.84, "y": 14.36}, {"font": {"size": 10}, "showarrow": false, "text": "370", "x": -26.28, "y": 11.01}, {"font": {"size": 10}, "showarrow": false, "text": "371", "x": -21.3, "y": 2.443}], "legend": {"title": {"text": "Category"}, "tracegroupgap": 0}, "margin": {"t": 60}, "xaxis": {"anchor": "y", "domain": [0, 1], "title": {"text": "PC2"}}, "yaxis": {"anchor": "x", "domain": [0, 1], "title": {"text": "PC3"}}}}
